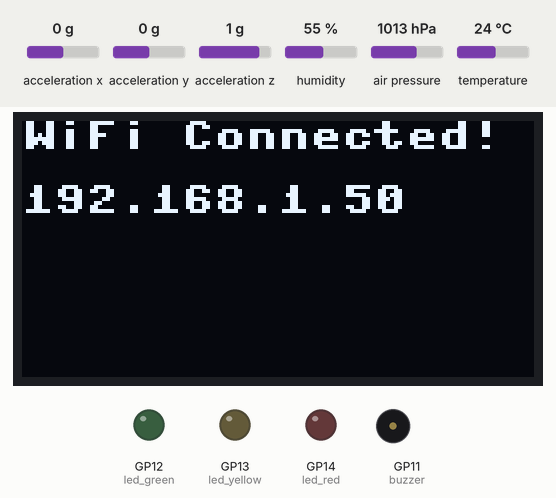
Recording of a program running on a simulated Raspberry Pi Pico running MicroPython. On the bench: 128×64 one-colour display, output pins drawn as LEDs (lit = HIGH), buzzer (waves = sounding). The test bench sets the inputs (shaded band); at power-on: temperature 24 °C, air pressure 1013 hPa, humidity 55 %, acceleration x 0 g, acceleration y 0 g, acceleration z 1 g. WiFi joins after 1.5 s; web requests get an empty 200 reply after 0.4 s; library files of the repository ran but are not shown: bme280.py; what the program prints to the serial console is not drawn.

Above: at 2.1 s.
At 5.2 s:
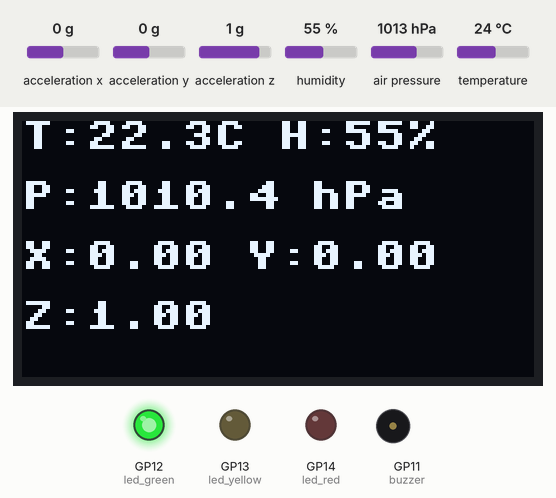
5.3 s: temperature set to 31.5 °C
At 6.0 s:
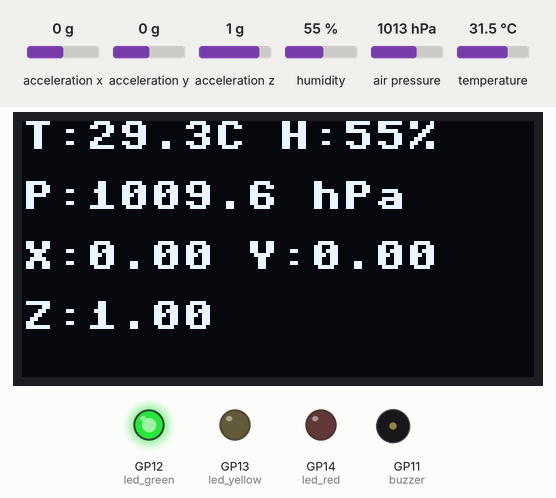
6.8 s: temperature set to 32.7 °C
At 7.6 s:
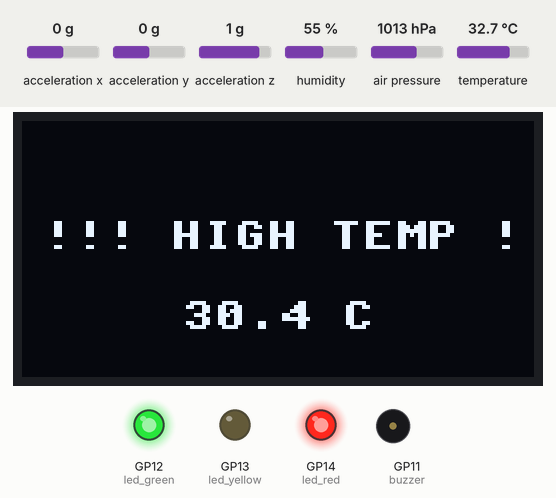
9.8 s: air pressure set to 1006 hPa
12.3 s: air pressure set to 1002 hPa
At 14.0 s:
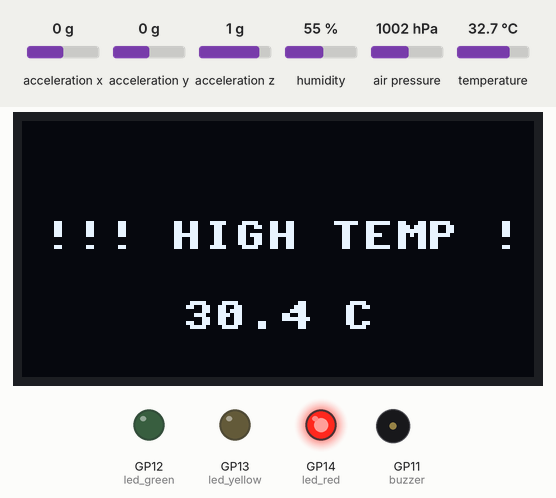
15.3 s: humidity set to 59 %
17.0 s: humidity set to 62 %
At 18.1 s:
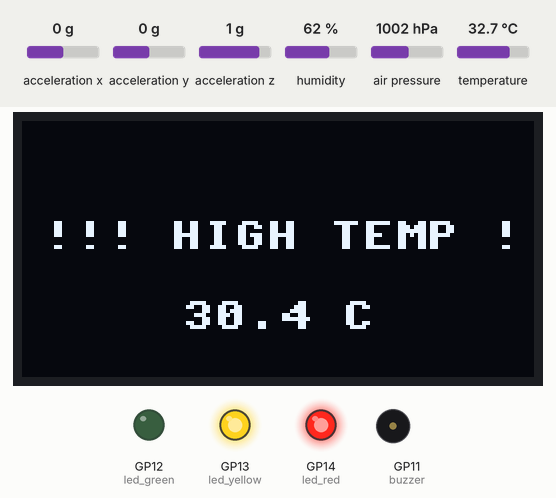
Timing chart, 0 to 20.8 s (numbered marks = the images above; inputs shaded):
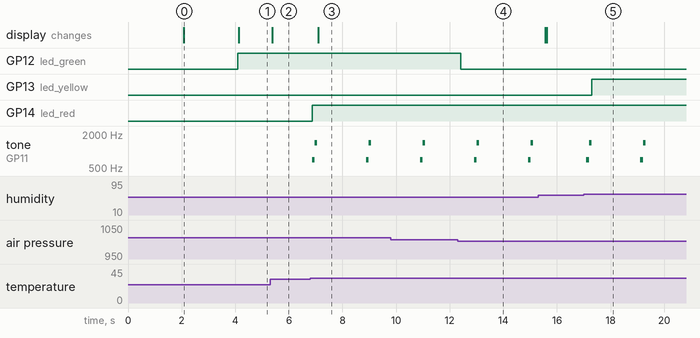

Measured:
- the behaviour switches between 32.2 and 32.3 °C on temperature (found by bisection; images 2 and 3)
- the behaviour switches between 1004 and 1003 hPa on air pressure (found by bisection; images 3 and 4)
- the behaviour switches between 60 and 61 % on humidity (found by bisection; images 4 and 5)
- after the input at 5.3 s, the display: changes after 0.08 s (image 2)
- after the input at 6.8 s, GP14 (led_red): LOW → HIGH after 0.06 s; tone on GP11 (buzzer): plays 700 Hz for 0.10 s, 1400 Hz for 0.10 s, 700 Hz for 0.10 s, 1400 Hz for 0.10 s, starting after 0.06 s; the display: changes after 0.29 s (image 3)
- after the input at 12.3 s, GP12 (led_green): HIGH → LOW after 0.10 s
- after the input at 17.0 s, GP13 (led_yellow): LOW → HIGH after 0.30 s

The program:

BONUS___BME280+MPU6050_+_web_server_main.py
```python
from machine import Pin, I2C, PWM
import network, time, socket, gc
import ssd1306, bme280, urequests
from imu import MPU6050

# ---------------- CONFIGURATION ----------------
# PASTE YOUR GOOGLE APPS SCRIPT URL HERE:
GOOGLE_URL = ""

LOG_INTERVAL = 15000   # Upload to Cloud every 15s
READ_INTERVAL = 250    # Read sensors every 250ms

TEMP_LIMIT = 30.0
HUM_LIMIT  = 60.0
PRES_LIMIT = 1000.0

wifi_ssid = ""
wifi_password = ""

# ---------------- HARDWARE SETUP ----------------
# I2C for OLED, BME280, MPU6050
i2c = I2C(1, sda=Pin(2), scl=Pin(3), freq=400000)
bme = bme280.BME280(i2c=i2c)
imu = MPU6050(i2c)
oled = ssd1306.SSD1306_I2C(128, 64, i2c)

# Indicators
led_red    = Pin(14, Pin.OUT)
led_yellow = Pin(13, Pin.OUT)
led_green  = Pin(12, Pin.OUT)

# Buzzer
buzzer = PWM(Pin(11))
buzzer.duty_u16(0)

# ---------------- ALERT LOGIC (Non-Blocking) ----------------
last_siren = 0
SIREN_COOLDOWN = 2000 # Play siren burst every 2 seconds max

def police_siren(now):
    global last_siren
    # Only play if enough time passed to keep loop responsive
    if time.ticks_diff(now, last_siren) > SIREN_COOLDOWN:
        buzzer.freq(700)
        buzzer.duty_u16(30000)
        time.sleep_ms(100) # Short block is acceptable for sound effect
        buzzer.freq(1400)
        time.sleep_ms(100)
        buzzer.duty_u16(0)
        last_siren = now

# ---------------- GOOGLE UPLOAD ----------------
def send_to_google(t, h, p, ax, ay, az):
    gc.collect() # Pre-request cleanup to free RAM
    print("Uploading to Cloud...")
    try:
        url = f"{GOOGLE_URL}?temp={t:.2f}&hum={h:.2f}&pres={p:.2f}&ax={ax:.2f}&ay={ay:.2f}&az={az:.2f}"
        r = urequests.get(url)
        r.close()

        # Success visual on OLED (top right pixel)
        oled.fill_rect(124, 0, 4, 4, 1)
        oled.show()
        print("Upload Success")
    except Exception as e:
        print("Upload Error:", e)
    gc.collect() # Post-request cleanup

# ---------------- WIFI CONNECTION ----------------
wlan = network.WLAN(network.STA_IF)
wlan.active(True)
wlan.connect(wifi_ssid, wifi_password)

oled.fill(0)
oled.text("Connecting WiFi...", 0, 0)
oled.show()

max_retries = 20
while max_retries > 0:
    if wlan.isconnected(): break
    max_retries -= 1
    time.sleep(1)

if wlan.isconnected():
    ip = wlan.ifconfig()[0]
    oled.fill(0)
    oled.text("WiFi Connected!", 0, 0)
    oled.text(ip, 0, 16)
    oled.show()
    print("IP:", ip)
    time.sleep(2)
else:
    print("WiFi Failed - Running Offline Mode")

# ---------------- WEB PAGE HTML ----------------
def web_page(t, h, p, ax, ay, az):
    return f"""<!DOCTYPE html>
<html>
<head>
<title>Pico Monitor</title>
<meta http-equiv="refresh" content="3">
<meta name="viewport" content="width=device-width, initial-scale=1">
<style>
body {{ font-family: sans-serif; background: #6FA8FF; text-align: center; margin: 0; }}
.hill {{ position: fixed; bottom: -50px; left: -10%; width: 120%; height: 50vh; background: #8ADE61; border-top: 10px solid #00B050; transform: rotate(-5deg); z-index: -1; }}
.card {{ background: #FF8533; width: 80%; max-width: 350px; margin: 20px auto; padding: 15px; border-radius: 20px; box-shadow: 0 4px 8px rgba(0,0,0,0.2); border: 2px solid white; }}
h1 {{ color: white; text-shadow: 1px 1px 2px black; margin: 0; }}
p {{ font-size: 18px; font-weight: bold; margin: 5px 0; }}
.label {{ font-size: 12px; color: #333; }}
</style>
</head>
<body>
<div class="hill"></div>
<div class="card" style="background:#ff6600"><h1>System Status</h1><p style="color:white; font-size:12px">LIVE FEED</p></div>
<div class="card">
  <span class="label">Temperature</span><p>{t:.1f} &deg;C</p>
  <span class="label">Humidity</span><p>{h:.1f} %</p>
  <span class="label">Pressure</span><p>{p:.1f} hPa</p>
</div>
<div class="card">
  <span class="label">Acceleration (g)</span>
  <p>X: {ax:.2f} | Y: {ay:.2f}</p>
  <p>Z: {az:.2f}</p>
</div>
</body>
</html>"""

# ---------------- SERVER INIT ----------------
s = socket.socket(socket.AF_INET, socket.SOCK_STREAM)
s.bind(('', 80))
s.listen(5)
s.setblocking(False)

# ---------------- MAIN LOOP ----------------
last_read = 0
last_log  = 0
temp = hum = pres = 0
ax = ay = az = 0

print(f"System Ready. Free RAM: {gc.mem_free()}")
gc.collect()

while True:
    now = time.ticks_ms()

    # --- 1. SENSOR READ & DISPLAY ---
    if time.ticks_diff(now, last_read) > READ_INTERVAL:
        try:
            # BME280 Reading
            t, p, h = bme.values
            temp = float(t.replace('C', ''))
            pres = float(p.replace('hPa', ''))
            hum  = float(h.replace('%', ''))

            # MPU6050 Reading
            ax = imu.accel.x
            ay = imu.accel.y
            az = imu.accel.z

            # Logic: Alert vs Normal
            if temp > TEMP_LIMIT:
                led_red.value(1)
                police_siren(now)
                oled.fill(0)
                oled.text("!!! HIGH TEMP !!!", 5, 25)
                oled.text(f"{temp:.1f} C", 40, 45)
            else:
                led_red.value(0)
                buzzer.duty_u16(0)

                # Normal OLED Display
                oled.fill(0)
                oled.text(f"T:{temp:.1f}C H:{hum:.0f}%", 0, 0)
                oled.text(f"P:{pres:.1f} hPa", 0, 15)
                oled.text(f"X:{ax:.2f} Y:{ay:.2f}", 0, 30)
                oled.text(f"Z:{az:.2f}", 0, 45)

            # LED Indicators
            led_yellow.value(1 if hum > HUM_LIMIT else 0)
            led_green.value(1 if pres > PRES_LIMIT else 0)

            oled.show()
            last_read = now

        except Exception as e:
            print("Sensor Error:", e)

    # --- 2. CLOUD UPLOAD ---
    if time.ticks_diff(now, last_log) > LOG_INTERVAL:
        if wlan.isconnected() and temp != 0:
            send_to_google(temp, hum, pres, ax, ay, az)
            last_log = now

    # --- 3. WEB SERVER ---
    try:
        conn, addr = s.accept()
        conn.settimeout(0.2) # Fast timeout to prevent blocking main loop
        request = conn.recv(1024)

        # Send Web Page
        response = web_page(temp, hum, pres, ax, ay, az)
        conn.send(b'HTTP/1.1 200 OK\r\nContent-Type: text/html\r\n\r\n')
        conn.sendall(response.encode())
        conn.close()
        gc.collect() # Clean up memory after large HTML string

    except OSError:
        pass
```
